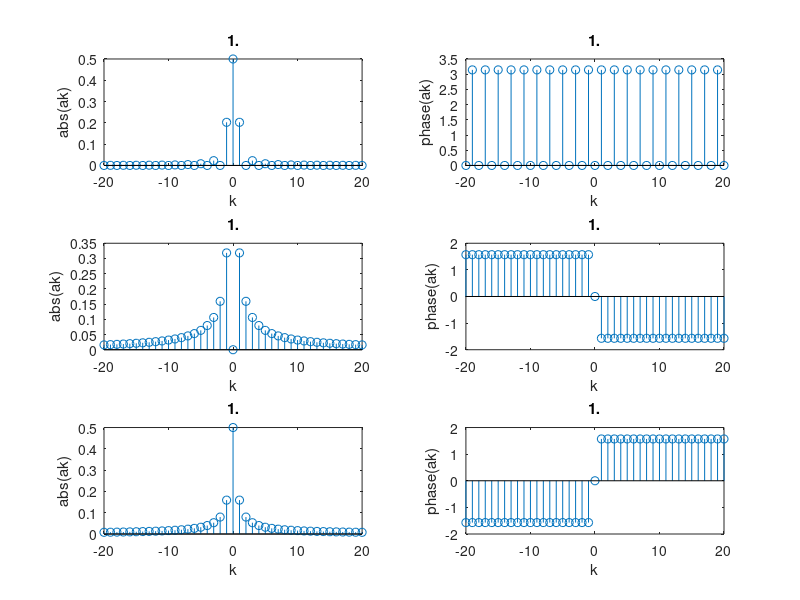

Reproduce this figure in MATLAB.
clear all;
close all;
clc;
t=-20:20;
ak1=[];
i=1;
for k=-20:20
    ak1(i)=((-1)^k-1)/(k*pi)^2;
    ak2(i)=(1-(-1^k))/(2*1i*pi*k);
    ak3(i)=(-1)/(2*1i*pi*k);
    ak4(i)=1/(k*pi);
    ak8(i)=((-1)^k-1)/(-1i*2*pi*k);
    ak9(i)=(1-exp(-1))/(1+1i*pi*2*k);
    ak10(i)=(2*(-1)^k)/(pi*(1-4*k^2));
    i=i+1;
end
l=-20:20;
ak5=zeros(1, length(l));
ak5(20:22)=[0.5*exp(-1i*pi/4),0,0.5*exp(1i*pi/4)];
ak6=zeros(1, length(l));
ak6(19:23)=[0.5,0.5,0,0.5,0.5];
ak1(21)=0.5;
ak2(21)=0;
ak3(21)=0.5;
ak4(21)=0.5;
ak8(21)=0.5;
ak9(21)=(1-exp(-1));
ak10(21)=0;
subplot(3,2,1);
stem(l,abs(ak1));
xlabel('k');
ylabel('abs(ak)');
title('1.');
subplot(3,2,2);
stem(l,angle(ak1));
xlabel('k');
ylabel('phase(ak)');
title('1.');
subplot(3,2,3);
stem(l,abs(ak2));
xlabel('k');
ylabel('abs(ak)');
title('1.');
subplot(3,2,4);
stem(l,angle(ak2));
xlabel('k');
ylabel('phase(ak)');
title('1.');
subplot(3,2,5);
stem(l,abs(ak3));
xlabel('k');
ylabel('abs(ak)');
title('1.');
subplot(3,2,6);
stem(l,angle(ak3));
xlabel('k');
ylabel('phase(ak)');
title('1.');










